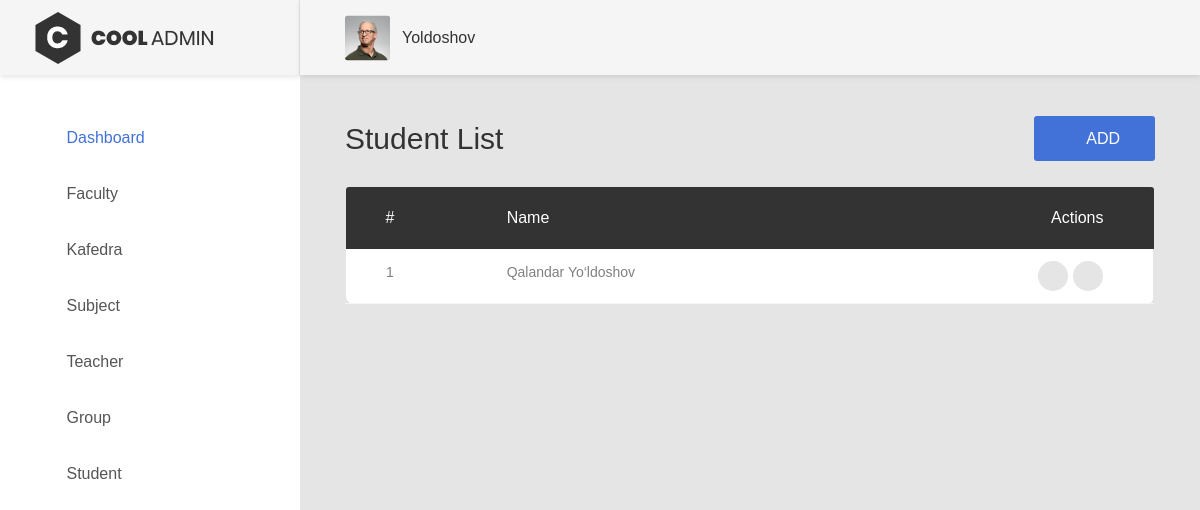
The app's page /student/list/ (signed in), older data.
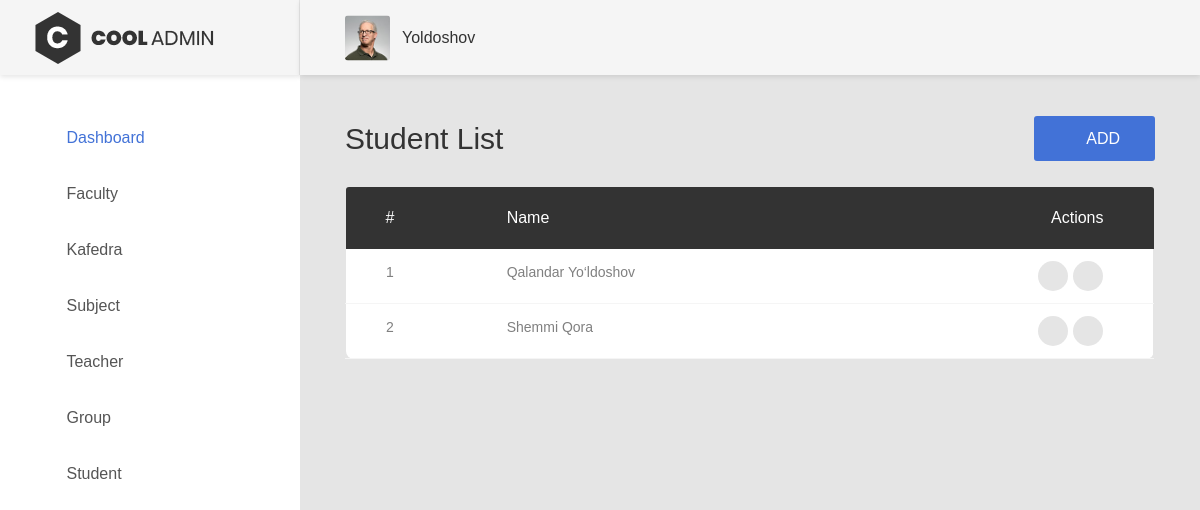
The same page, newer data.
### adminapp/models.py (models this page shows)
class Student(models.Model):
    name = models.CharField(max_length=100,null=False,blank=False)

### adminapp/views.py (the view)
# urls.py: path('student/list/', student_list, name='student_list'),
@login_required_decorator
def student_list(request):
    students = service.get_student()
    ctx = {
        'students':students
    }
    return render(request,'students/list.html',ctx)

### adminapp/service.py (called while the page is built)
def dictfetchall(cursor):
    columns = [col[0] for col in cursor.description]
    return [
            dict(zip(columns,row)) for row in cursor.fetchall()
        ]

def get_student():
    with closing(connection.cursor()) as cursor:
        cursor.execute("SELECT * FROM adminapp_student")
        student = dictfetchall(cursor)
        return student

### templates/students/list.html
{% extends 'base.html' %}
{% load static %}
{% block content %}
 <div class="page-container">
    {%include 'userbar.html'%}
    <div class="main-content">
        <div class="section__content section__content--p30">
            <div class="container-fluid">
                <div class="row">
                    <div class="col-md-12">
                        <div class="overview-wrap">
                            <h2 class="title-1">Student List</h2>
                            <a class="au-btn au-btn-icon au-btn--blue" href="{% url 'student_create' %}">
                                <i class="zmdi zmdi-plus"></i>add</a>
                        </div>
                    </div>
                </div>
                <br>
                <div class="row">
                    <div class="col-md-12">
                        <div class="table-responsive m-b-40">
                            <table class="table table-borderless table-data3">
                                <thead>
                                    <tr>
                                        <th>#</th>
                                        <th>Name</th>
                                        <th>Actions</th>
                                    </tr>
                                </thead>
                                <tbody>
                                    {% for student in students %}
                                    <tr>
                                        <td>{{ student.id }}</td>
                                        <td>{{ student.name }}</td>
                                        <td>
                                            <div class="table-data-feature">
                                                <a class="item" data-toggle="tooltip" href="{% url 'student_edit' pk=student.id %}" data-placement="top" title="" data-original-title="Edit">
                                                    <i class="zmdi zmdi-edit text-warning"></i>
                                                </a>
                                                <a class="item" data-toggle="tooltip" href="{% url 'student_delete' pk=student.id %}" data-placement="top" title="" data-original-title="Delete">
                                                    <i class="zmdi zmdi-delete text-danger"></i>
                                                </a>
                                            </div>
                                        </td>
                                    </tr>
                                    {% endfor %}
                                </tbody>
                            </table>
                        </div>
                    </div>
                </div>
            </div>
        </div>
    </div>
</div>
{% endblock %}

### templates/base.html (shortened to what this page needs)
<!DOCTYPE html>
{% load static %}
<html lang="en">
    <head>
        <link href="{% static 'vendor/font-awesome-4.7/css/font-awesome.min.css' %}" rel="stylesheet" media="all">
        <link href="{% static 'vendor/font-awesome-5/css/fontawesome-all.min.css' %}" rel="stylesheet" media="all">
        <link href="{% static 'vendor/mdi-font/css/material-design-iconic-font.min.css' %}" rel="stylesheet" media="all">
        <link href="{% static 'vendor/bootstrap-4.1/bootstrap.min.css' %}" rel="stylesheet" media="all">
        <link href="{% static 'vendor/animsition/animsition.min.css' %}" rel="stylesheet" media="all">
        <link href="{% static 'vendor/bootstrap-progressbar/bootstrap-progressbar-3.3.4.min.css' %}" rel="stylesheet" media="all">
        <link href="{% static 'vendor/wow/animate.css' %}" rel="stylesheet" media="all">
        <link href="{% static 'vendor/css-hamburgers/hamburgers.min.css' %}" rel="stylesheet" media="all">
        <link href="{% static 'vendor/slick/slick.css' %}" rel="stylesheet" media="all">
        <link href="{% static 'vendor/select2/select2.min.css' %}" rel="stylesheet" media="all">
        <link href="{% static 'vendor/perfect-scrollbar/perfect-scrollbar.css' %}" rel="stylesheet" media="all">
        <link href="{% static 'css/theme.css' %}" rel="stylesheet" media="all">
    </head>
    <body class="animsition">
        <div class="page-wrapper">
            {% include 'sidebar.html' %}
            {% block content %}{% endblock %}
        </div>
    </body>
</html>

### templates/sidebar.html
{% load static %}
<aside class="menu-sidebar d-none d-lg-block">
    <div class="logo">
        <a href="#">
            <img src="{% static 'images/icon/logo.png' %}" alt="Cool Admin" />
        </a>
    </div>
    <div class="menu-sidebar__content js-scrollbar1">
        <nav class="navbar-sidebar">
            <ul class="list-unstyled navbar__list">
                <li class="active">
                    <a href="{% url 'home_page' %}"><i class="fas fa-tachometer-alt"></i>Dashboard</a>
                </li>
                <li>
                    <a href="{% url 'faculty_list' %}"><i class="fas fa-chart-bar"></i>Faculty</a>
                </li>
                <li>
                    <a href="{% url 'kafedra_list' %}"><i class="fas fa-chart-bar"></i>Kafedra</a>
                </li>
                <li>
                    <a href="{% url 'subject_list' %}"><i class="fas fa-chart-bar"></i>Subject</a>
                </li>
                <li>
                    <a href="{% url 'teacher_list' %}"><i class="fas fa-chart-bar"></i>Teacher</a>
                </li>
                <li>
                    <a href="{% url 'group_list' %}"><i class="fas fa-chart-bar"></i>Group</a>
                </li>
                <li>
                    <a href="{% url 'student_list' %}"><i class="fas fa-chart-bar"></i>Student</a>
                </li>
            </ul>
        </nav>
    </div>
</aside>

### templates/userbar.html (shortened to what this page needs)
    {% load static%}
    <header class="header-desktop">
        <div class="section__content section__content--p30">
            <div class="container-fluid">
                <div class="header-wrap">
                    <div class="header-button">
                        <div class="account-wrap">
                            <div class="account-item clearfix js-item-menu">
                                <div class="image">
                                    <img src="{% static 'images/icon/avatar-01.jpg' %}" alt="John Doe" />
                                </div>
                                <div class="content">
                                    <a class="js-acc-btn" href="#">{{user.username}}</a>
                                </div>
                            </div>
                        </div>
                    </div>
                </div>
            </div>
        </div>
    </header>

Row changes from the older to the newer data that the page shows:
added Student: id "2", name "Shemmi Qora"
